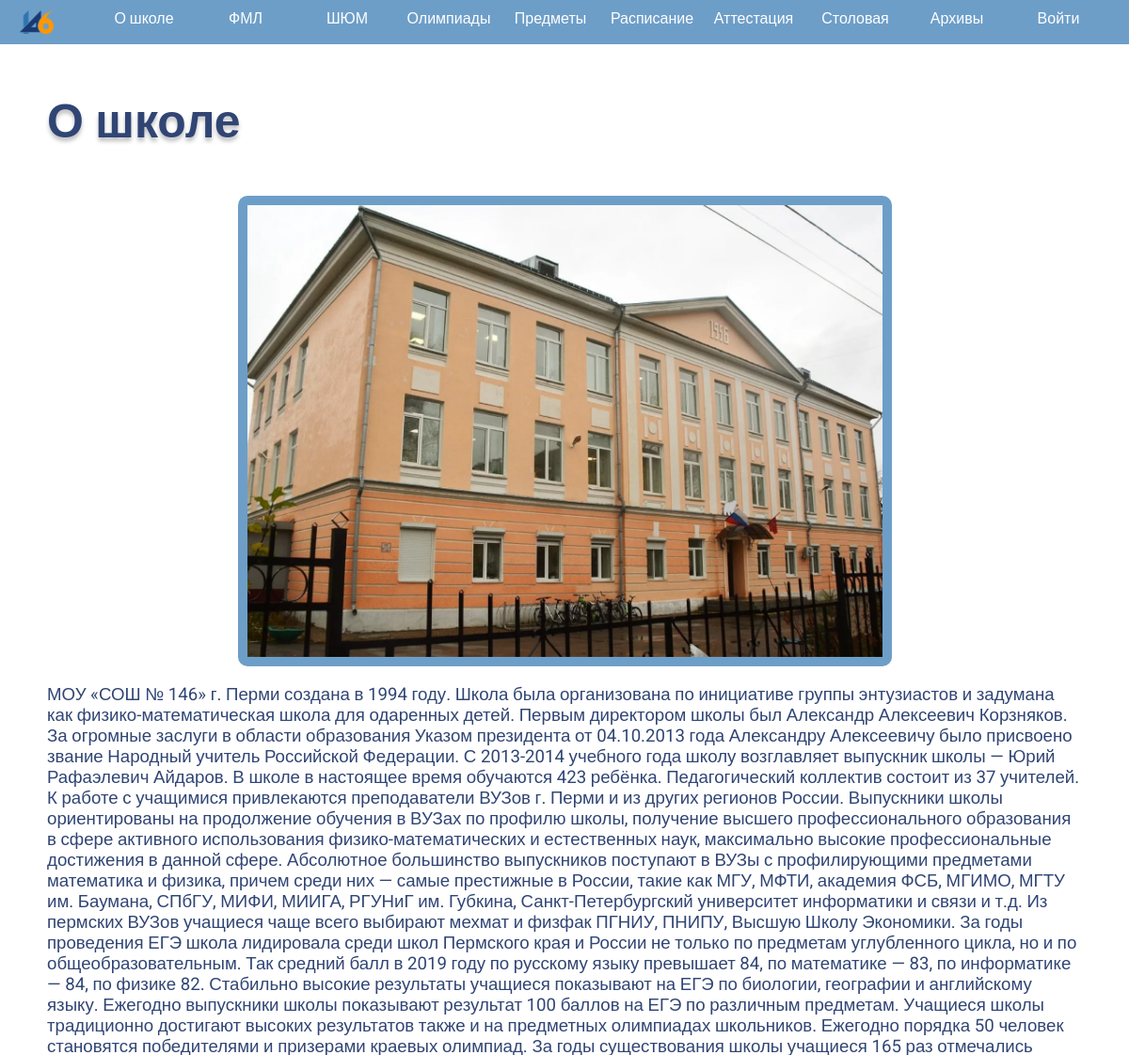
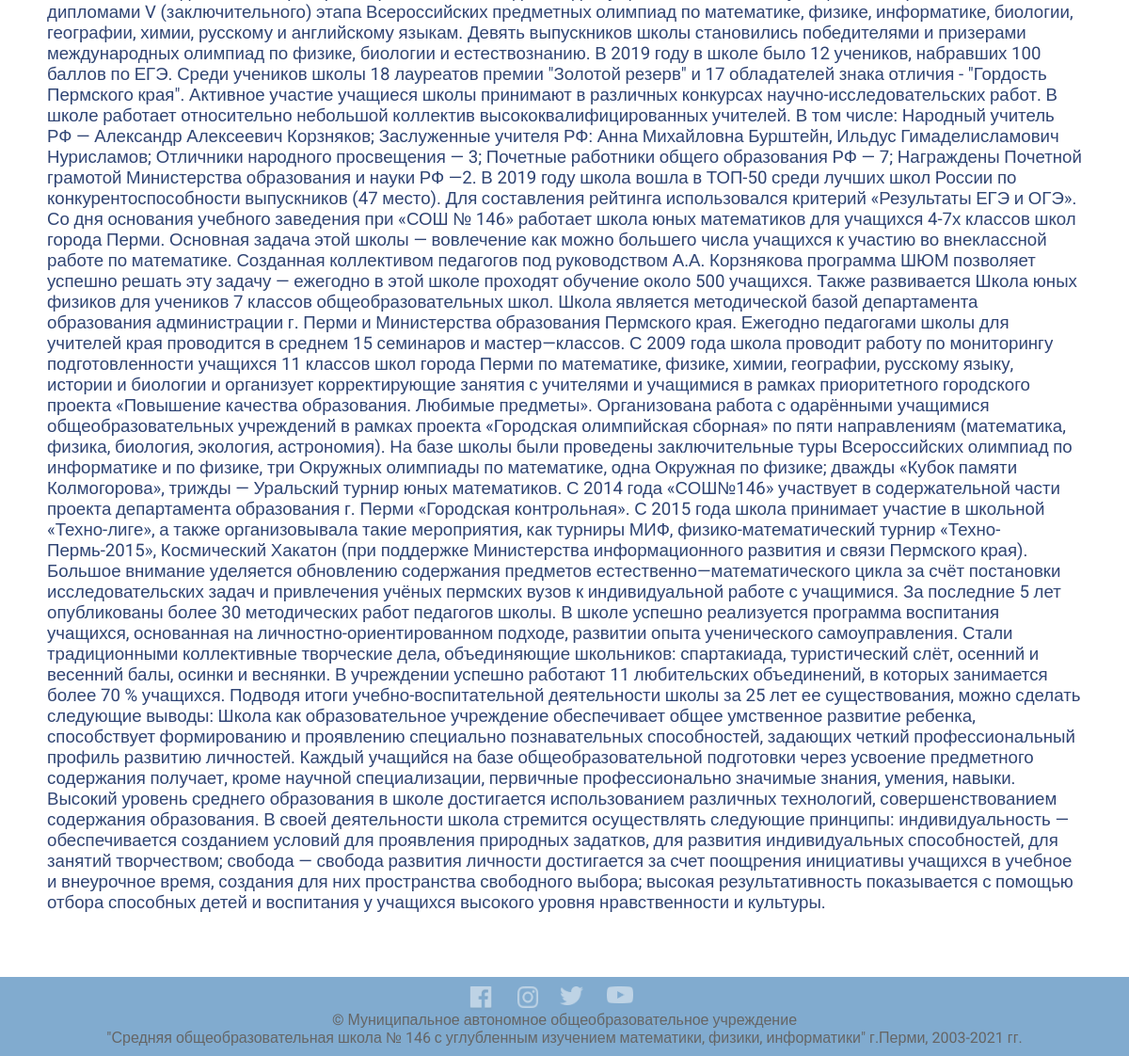
/article_info/6, run on the app's committed database (2 pictures, top to bottom).
### School146/data/models/articles.py (models this page shows)
class Article(SqlAlchemyBase, SerializerMixin):
    __tablename__ = 'articles'
    id = Column(Integer, primary_key=True, autoincrement=True)
    title = Column(String)
    text = Column(String)
    picture = Column(String)

### School146/application.py (the view)
@app.route('/article_info/<int:id>', methods=['GET', 'POST'])
def article_info(id):
    db = db_session.create_session()
    article = db.query(Article).filter(Article.id == id).first()
    if not article:
        return redirect(url_for('index'))
    db.close()
    if current_user.is_authenticated:
        editable = True
    else:
        editable = False
    return render_template('article_info.html', title=article.title, text=article.text, picture=article.picture,
                           editable=editable, id=id)

### School146/data/db_session.py (called while the page is built)
def create_session() -> orm.Session:
    global __factory
    return __factory()

### School146/templates/article_info.html (shortened to what this page needs)
{% extends 'base.html' %}
{% block content %}
<div class="container mt-4">
    <p class="content_title"> {{ title }} </p>
    <img src="../static/user_img/{{ picture }}" alt="Image" class="article_img">
    <p class="content_text"> {{ text }} </p>
</div>
{% endblock %}

### School146/static/css/style.css (style rules this page uses)
body { margin: 0px; padding: 0px; width: 100%; min-height: 100vh; font-family: "Roboto", "Arial", sans-serif; -moz-background-size: cover; -webkit-background-size: cover; -o-background-size: cover; background-size: cover; display: flex; flex-direction: column; justify-content: space-between; }
p { padding: 0; }
img { image-rendering: -moz-crisp-edges; -ms-interpolation-mode: nearest-neighbor; image-rendering: crisp-edges; height: auto; display: block; margin: 0 auto; }
.article_img { height: 60vh; width: auto; border-radius: 10px; padding: 10px; background-color: #2E74B0B2; margin-bottom: 10px; }
.content_title { font-size: 50px; color: #304574; text-shadow: 0px 4px 4px rgba(0, 0, 0, 0.25); font-weight: bold; }
.content_text { color: #304574; font-size: 14pt; }

### data on the page
Article: title "О школе", picture (picture), text "МОУ «СОШ № 146» г. Перми создана в 1994 году. Школа была организована по инициативе группы энтузиастов и задумана как физико-математическая школа для одаренных детей. Первым директором школы был Александр Алексеевич Корзняков. За огромные заслуги в области образования Указом президента от 04.10.2013 года Александру Алексеевичу было присвоено звание Народный учитель Российской Федерации. С 2013-2014 учебного года школу возглавляет выпускник школы — Юрий Рафаэлевич Айдаров. В школе в настоящее время обучаются 423 ребёнка. Педагогический коллектив состоит из 37 учителей. К работе с учащимися привлекаются преподаватели ВУЗов г. Перми и из других регионов России. Выпускники школы ориентированы…"
